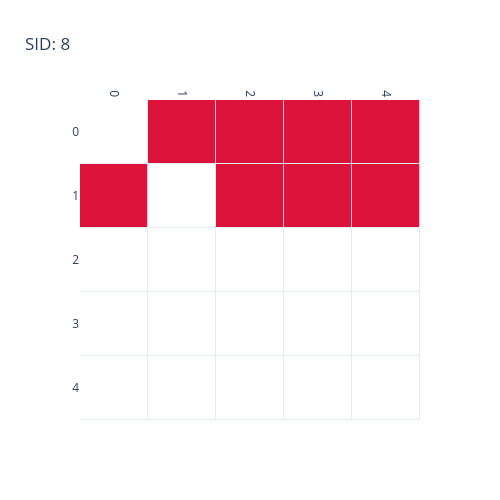

Write notebook code for a chart like this one.
### Code cell
bnm.plot_sid_matrix(c.sid)

### Figure 1 — Plotly figure (JSON) as saved in the notebook; plotly's stock layout.template omitted (floating-point values rounded to 4 significant figures)
{"data": [{"colorscale": [[0.0, "white"], [0.9999, "white"], [1.0, "crimson"]], "showscale": false, "type": "heatmap", "x": ["0", "1", "2", "3", "4"], "xgap": 1, "y": ["0", "1", "2", "3", "4"], "ygap": 1, "z": [[0, 1, 1, 1, 1], [1, 0, 1, 1, 1], [0, 0, 0, 0, 0], [0, 0, 0, 0, 0], [0, 0, 0, 0, 0]], "zmax": 1, "zmin": 0}], "layout": {"height": 500, "title": {"text": "SID: 8"}, "width": 500, "xaxis": {"showgrid": false, "side": "top", "tickangle": 90}, "yaxis": {"autorange": "reversed", "showgrid": false}}}
